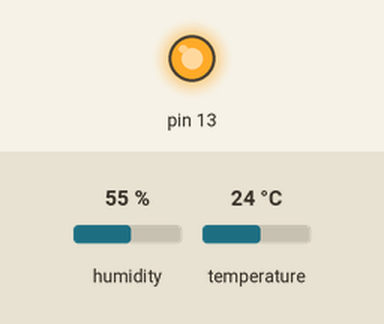
Recording of a sketch running on a simulated Arduino Uno, built for the host (arithmetic inside an expression is 32-bit, double 64-bit). Parts: output pins drawn as LEDs (lit = HIGH). Inputs (shaded band) come from the test bench; at power-on: humidity 55 %, temperature 24 °C.

Above: at 0.1 s.
At 4.1 s:
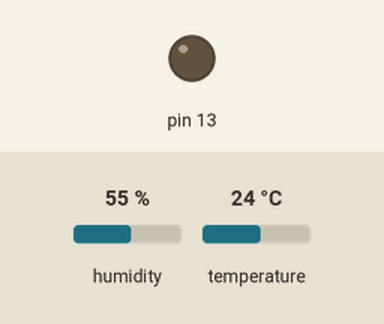
Timing chart, 0 to 5.6 s (numbered marks = the images above):
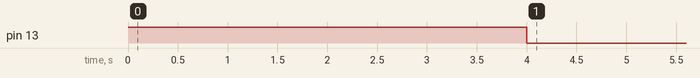

The sketch:

Configuracion_bluetooh.ino
```cpp
/*CONEXIONES:
  ARDUINO   BLUETOOTH
  5V        VCC
  GND       GND
  PIN 2     TX
  PIN 3     RX

 */
#include <SoftwareSerial.h> //Librería para usar otros pines como puerto serie
#include <DHT.h> //Librería para usar el sensor de humedad y temperatura
#define DHTPIN 4 //Indicamos que pin usaremos para transmitir los datos del DHT
#define DHTTYPE DHT11 //Definimos que tipo de DHT utilizaremos (Cambiar a DHT22 si se sa este)
DHT dht(DHTPIN, DHTTYPE);

char Kotlin; //Declaramos una variable tipo char
SoftwareSerial blue(2, 3);   //Crea conexion al bluetooth - PIN 2 a TX y PIN 3 a RX

char NOMBRE[21]  = "Painting Room A1"; // Nombre de 20 caracteres maximo
char BPS         = '4';     // 1=1200 , 2=2400, 3=4800, 4=9600, 5=19200, 6=38400, 7=57600, 8=115200
char PASS[5]    = "5555";   // PIN O CLAVE de 4 caracteres numericos

void setup()
{
    blue.begin(9600); // Iniciamos la comunicacion serial a 9600 Baudios (velocidad de fabrica)
    dht.begin(); //Iniciamos la comunicación con el DHT-11

    pinMode(13,OUTPUT);
    digitalWrite(13,HIGH); // Enciende el LED 13 (Está integrado al Arduino. Comunmente se identifica
                          // con una "L") durante 4s antes de configurar el Bluetooth
    delay(4000);

    digitalWrite(13,LOW); // Apaga el LED 13 para iniciar la programacion

    blue.print("AT");  // Inicializa comando AT
    delay(1000);

    blue.print("AT+NAME"); // Configura el nuevo nombre
    blue.print(NOMBRE);
    delay(1000);                  // espera 1 segundo

    blue.print("AT+BAUD");  // Configura la nueva velocidad
    blue.print(BPS);
    delay(1000);

    blue.print("AT+PIN");   // Configura el nuevo PIN
    blue.print(PASS);
    delay(1000);
}

void loop()
{
    float humedad = dht.readHumidity();       //Se lee la humedad
    float temperatura = dht.readTemperature();    //Se lee la temperatura en Celsius

    //Bluetooth
    Kotlin=blue.read(); //Igualamos la lectura del serial en la variable Kotlin

    //Envío de datos
    blue.write(temperatura); //Enviamos el dato de la temperatura
    delay(1000); //Esperamos 1 segundo y se repite el proceso
}
```
